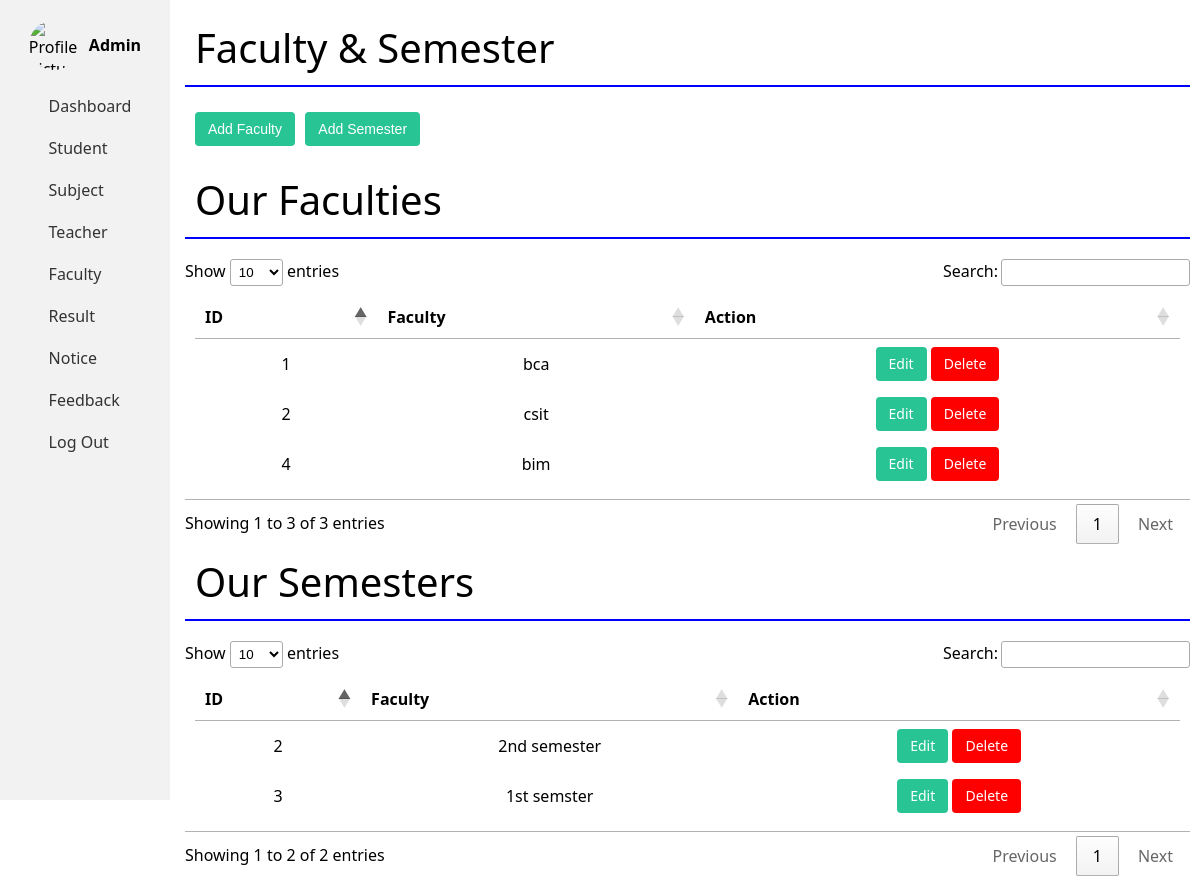
The page /admin/faculty.php (signed in) on the database as committed earlier.
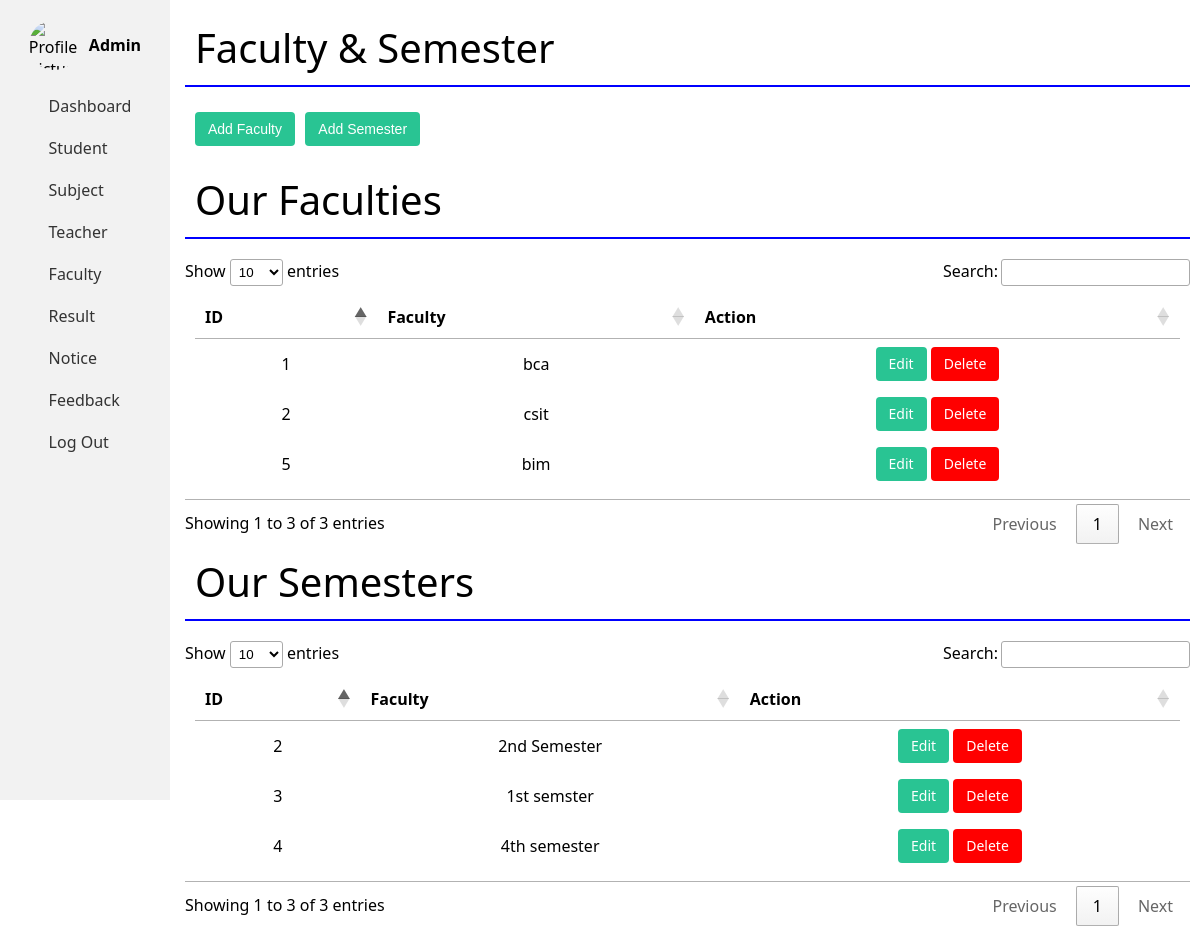
The same page on the database as committed later.
### tables this page shows
CREATE TABLE `faculty` (
  `id` int(11) NOT NULL,
  `faculty_name` varchar(50) NOT NULL
);

CREATE TABLE `semester` (
  `id` int(11) NOT NULL,
  `semester_name` varchar(50) NOT NULL
);

### admin/faculty.php (the view, shortened to what this page needs)
<!DOCTYPE html>
<html lang="en">
<head>
    <link rel="stylesheet" href="https://cdn.datatables.net/1.11.3/css/jquery.dataTables.min.css">
</head>
<body>
    <div class="container">
        <?php include('sidebar.php')  ?>
        <div class="thead-main">
            <div class="dlabel">
                Faculty & Semester
            </div>
            <div class="dlabel" style="border-bottom:none;">
                <button class="btn" onclick="openPopup2()">Add Faculty</button>
                <button class="btn" onclick="openPopup()">Add Semester</button>
            </div>
            <div>
                <div class="dlabel">
                    Our Faculties
                </div>
                <div class="tbldiv">
                    <table id="facultyTable">
                        <thead>
                            <tr>
                                <th>ID</th>
                                <th>Faculty</th>
                                <th>Action</th>
                            </tr>
                        </thead>
                        <tbody>
                            <?php
                            $fsql = "SELECT * FROM faculty ORDER BY id";
                            $result = $conn->query($fsql);
                            while ($frow = $result->fetch_assoc()) {
                            ?>
                                <tr>
                                    <td><?php echo $frow['id']; ?></td>
                                    <td><?php echo $frow['faculty_name']; ?></td>
                                    <td>
                                        <a href="editfaculty.php?id=<?php echo $frow['id']; ?>" class="btn">Edit</a>
                                        <a onclick="return confirm('Are you sure want to delete?')" class="btn" style="background-color: red;" href="deletefacultsem.php?fid=<?php echo $frow['id'];  ?>">Delete</a>
                                    </td>
                                </tr>
                            <?php
                            }
                            ?>
                        </tbody>
                    </table>
                </div>
            </div>
            <div>
                <div class="dlabel">
                    Our Semesters
                </div>
                <div class="tbldiv">
                    <table id="semTable">
                        <thead>
                            <tr>
                                <th>ID</th>
                                <th>Faculty</th>
                                <th>Action</th>
                            </tr>
                        </thead>
                        <tbody>
                            <?php
                            $ssql = "SELECT * FROM semester ORDER BY id";
                            $result2 = mysqli_query($conn, $ssql);
                            while ($srow = mysqli_fetch_assoc($result2)) {
                            ?>
                                <tr>
                                    <td><?php echo $srow['id']; ?></td>
                                    <td><?php echo $srow['semester_name']; ?></td>
                                    <td>
                                        <a href="editsem.php?id=<?php echo $srow['id']; ?>" class="btn">Edit</a>
                                        <a onclick="return confirm('Are you sure want to delete?')" class="btn" style="background-color: red;" href="deletefacultsem.php?sid=<?php echo $srow['id'];  ?>">Delete</a>
                                    </td>
                                </tr>
                            <?php
                            }
                            ?>
                        </tbody>
                    </table>
                </div>
            </div>
        </div>
    </div>
</body>
</html>

Rows that differ between the two databases and show on the page:
removed faculty: id "4", faculty_name "bim"
added faculty: id "5", faculty_name "bim"
changed semester id 2: semester_name "2nd semester" → "2nd Semester"
added semester: id "4", semester_name "4th semester"
Other text that changed with them:
text written by a page script: "Show entries Search: Showing 1 to 2 of 2 entries Previous 1 Next" → "Show entries Search: Showing 1 to 3 of 3 entries Previous 1 Next"
